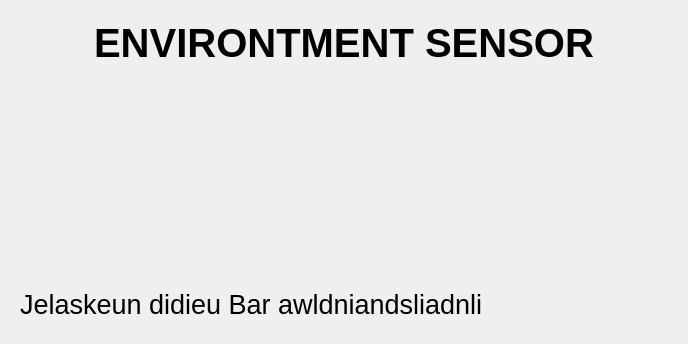
             <widget class="QWidget" name="scrollAreaWidgetContents_6">
              <property name="geometry">
               <rect>
                <x>0</x>
                <y>0</y>
                <width>688</width>
                <height>344</height>
               </rect>
              </property>
              <layout class="QVBoxLayout" name="verticalLayout_3">
               <item>
                <widget class="QFrame" name="Frame_ATRH_information">
                 <layout class="QVBoxLayout" name="verticalLayout_ATRH_information">
                  <item>
                   <widget class="QLabel" name="label_Judul_ATRH_information">
                    <property name="font">
                     <font>
                      <pointsize>30</pointsize>
                      <weight>75</weight>
                      <bold>true</bold>
                     </font>
                    </property>
                    <property name="text">
                     <string>ENVIRONTMENT SENSOR</string>
                    </property>
                    <property name="alignment">
                     <set>Qt::AlignCenter</set>
                    </property>
                   </widget>
                  </item>
                  <item>
                   <spacer name="verticalSpacer_2_ATRH_information">
                    <property name="orientation">
                     <enum>Qt::Vertical</enum>
                    </property>
                    <property name="sizeType">
                     <enum>QSizePolicy::Minimum</enum>
                    </property>
                    <property name="sizeHint" stdset="0">
                     <size>
                      <width>20</width>
                      <height>40</height>
                     </size>
                    </property>
                   </spacer>
                  </item>
                  <item>
                   <widget class="QLabel" name="label_Pict_1_ATRH_information">
                    <property name="enabled">
                     <bool>true</bool>
                    </property>
                    <property name="sizePolicy">
                     <sizepolicy hsizetype="Preferred" vsizetype="Preferred">
                      <horstretch>0</horstretch>
                      <verstretch>0</verstretch>
                     </sizepolicy>
                    </property>
                    <property name="autoFillBackground">
                     <bool>false</bool>
                    </property>
                    <property name="text">
                     <string/>
                    </property>
                    <property name="pixmap">
                     <pixmap resource="Resource_Foto.qrc">:/ATRH/gambar/Environtment.PNG</pixmap>
                    </property>
                    <property name="alignment">
                     <set>Qt::AlignCenter</set>
                    </property>
                   </widget>
                  </item>
                  <item>
                   <spacer name="verticalSpacer_1_ATRH_information">
                    <property name="orientation">
                     <enum>Qt::Vertical</enum>
                    </property>
                    <property name="sizeType">
                     <enum>QSizePolicy::Minimum</enum>
                    </property>
                    <property name="sizeHint" stdset="0">
                     <size>
                      <width>20</width>
                      <height>40</height>
                     </size>
                    </property>
                   </spacer>
                  </item>
                  <item>
                   <layout class="QHBoxLayout" name="horizontalLayout_ATRH_information">
                    <item>
                     <widget class="QLabel" name="label_Pict_2_ATRH_information">
                      <property name="text">
                       <string/>
                      </property>
                      <property name="pixmap">
                       <pixmap resource="Resource_Foto.qrc">:/ATRH/gambar/Environtment1.PNG</pixmap>
                      </property>
                     </widget>
                    </item>
                    <item>
                     <spacer name="horizontalSpacer_ATRH_information">
                      <property name="orientation">
                       <enum>Qt::Horizontal</enum>
                      </property>
                      <property name="sizeHint" stdset="0">
                       <size>
                        <width>40</width>
                        <height>20</height>
                       </size>
                      </property>
                     </spacer>
                    </item>
                    <item>
                     <widget class="QLabel" name="label_Pict_3_ATRH_information">
                      <property name="text">
                       <string/>
                      </property>
                      <property name="pixmap">
                       <pixmap resource="Resource_Foto.qrc">:/ATRH/gambar/Environtment2.PNG</pixmap>
                      </property>
                     </widget>
                    </item>
                    <item>
                     <spacer name="horizontalSpacer_2_ATRH_information">
                      <property name="orientation">
                       <enum>Qt::Horizontal</enum>
                      </property>
                      <property name="sizeHint" stdset="0">
                       <size>
                        <width>40</width>
                        <height>20</height>
                       </size>
                      </property>
                     </spacer>
                    </item>
                    <item>
                     <widget class="QLabel" name="label_Pict_4_ATRH_information">
                      <property name="text">
                       <string/>
                      </property>
                      <property name="pixmap">
                       <pixmap resource="Resource_Foto.qrc">:/ATRH/gambar/Environtment3.PNG</pixmap>
                      </property>
                     </widget>
                    </item>
                    <item>
                     <spacer name="horizontalSpacer_3_ATRH_information">
                      <property name="orientation">
                       <enum>Qt::Horizontal</enum>
                      </property>
                      <property name="sizeHint" stdset="0">
                       <size>
                        <width>40</width>
                        <height>20</height>
                       </size>
                      </property>
                     </spacer>
                    </item>
                    <item>
                     <widget class="QLabel" name="label_Pict_5_ATRH_information">
                      <property name="text">
                       <string/>
                      </property>
                      <property name="pixmap">
                       <pixmap resource="Resource_Foto.qrc">:/ATRH/gambar/Environtment4.PNG</pixmap>
                      </property>
                     </widget>
                    </item>
                   </layout>
                  </item>
                  <item>
                   <spacer name="verticalSpacer_3__ATRH_information">
                    <property name="orientation">
                     <enum>Qt::Vertical</enum>
                    </property>
                    <property name="sizeType">
                     <enum>QSizePolicy::Fixed</enum>
                    </property>
                    <property name="sizeHint" stdset="0">
                     <size>
                      <width>20</width>
                      <height>40</height>
                     </size>
                    </property>
                   </spacer>
                  </item>
                  <item>
                   <widget class="QLabel" name="label_ATRH_information">
                    <property name="font">
                     <font>
                      <pointsize>20</pointsize>
                     </font>
                    </property>
                    <property name="text">
                     <string>Jelaskeun didieu Bar awldniandsliadnli</string>
                    </property>
                   </widget>
                  </item>
                 </layout>
                </widget>
               </item>
              </layout>
             </widget>
